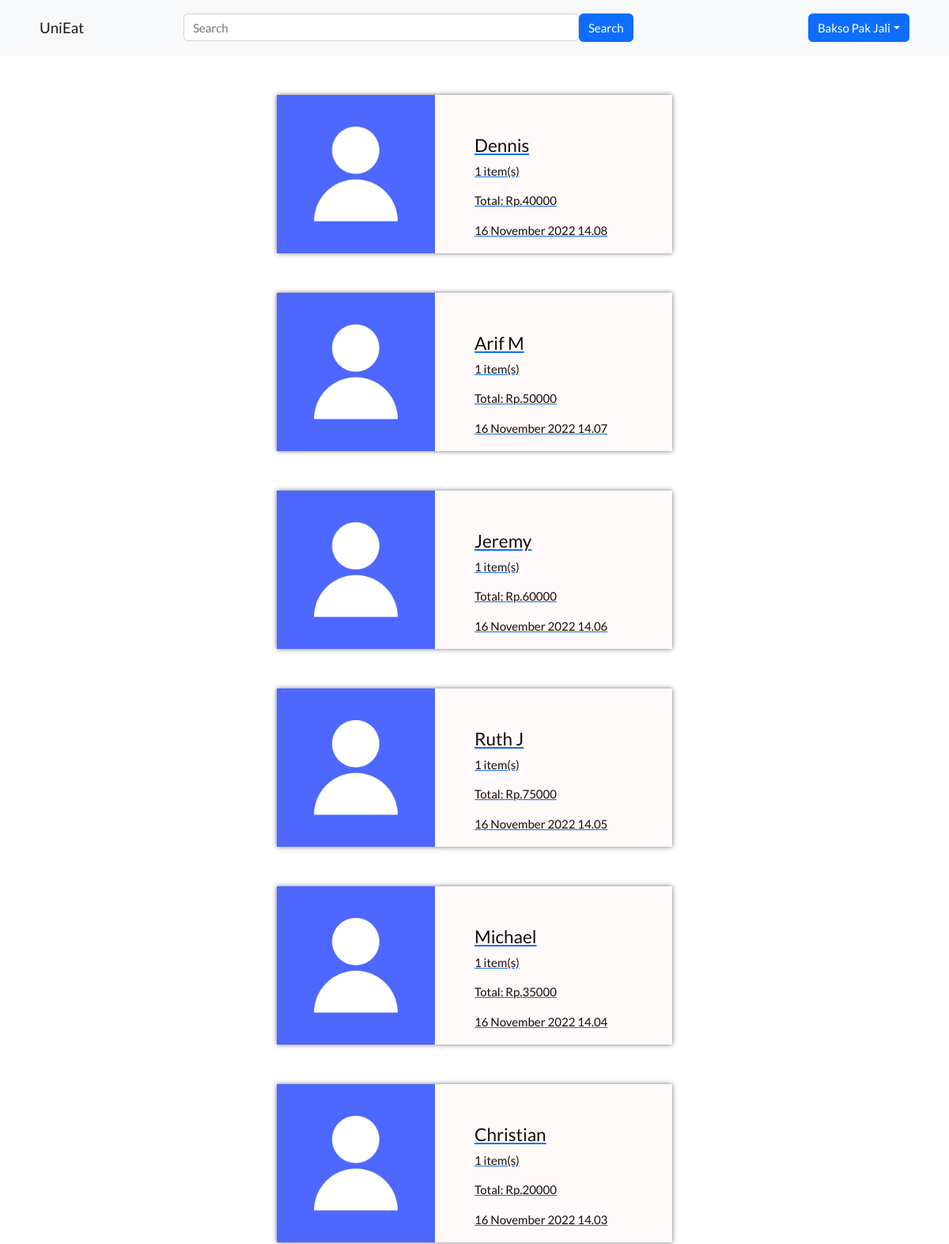
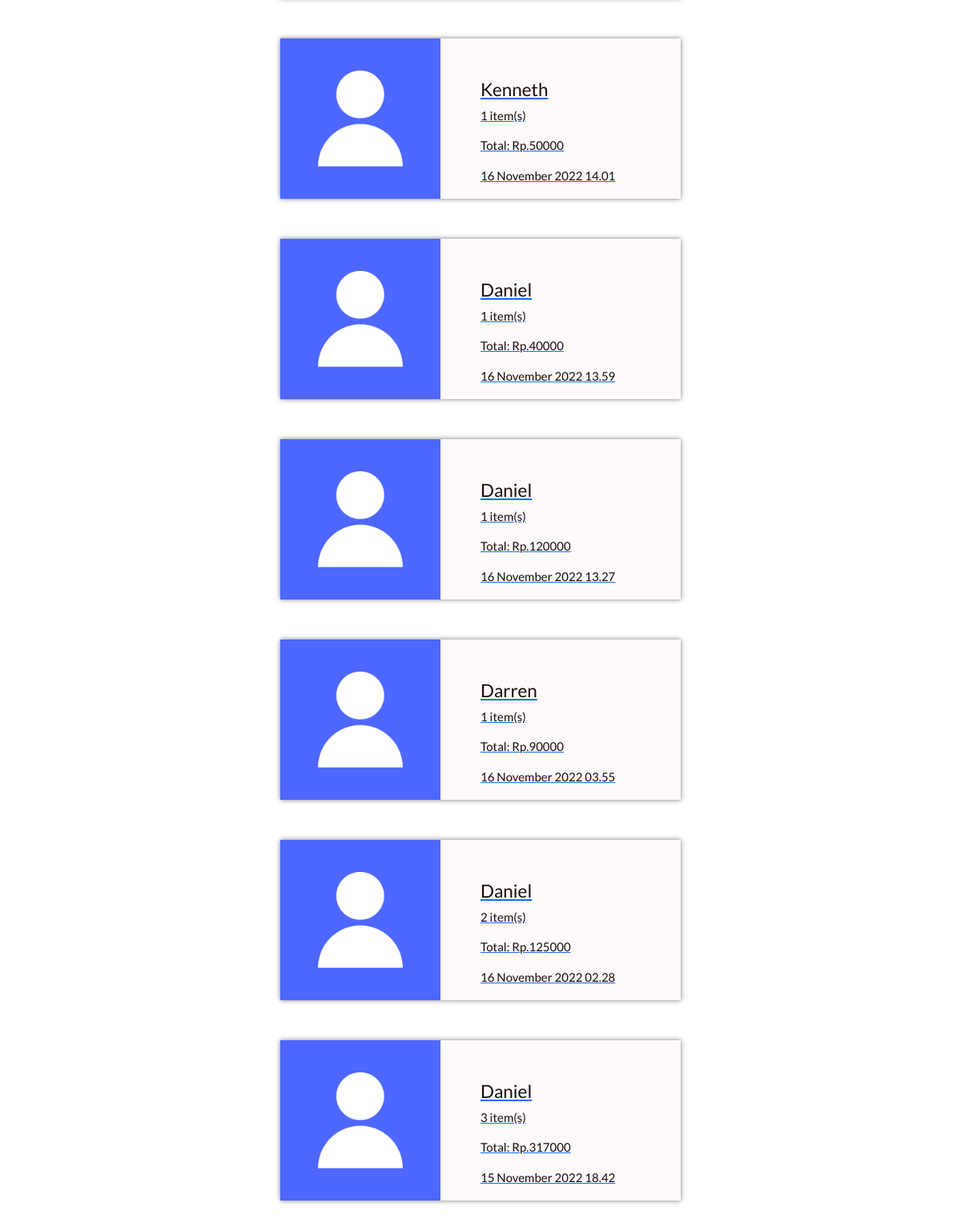
/AMDP3/tenantcompletedorders.php (signed in), run on the app's committed database (2 pictures, top to bottom).
### tables this page shows
CREATE TABLE `orders` (
  `orderID` int(11) NOT NULL,
  `shopID` int(11) DEFAULT NULL,
  `itemID` int(11) DEFAULT NULL,
  `userID` int(11) DEFAULT NULL,
  `itemAmount` int(11) DEFAULT NULL,
  `itemNotes` varchar(255) DEFAULT NULL,
  `orderTimeStamp` timestamp NOT NULL DEFAULT current_timestamp(),
  `userAddress` varchar(255) NOT NULL,
  `totalPrice` int(11) NOT NULL,
  `status` varchar(255) NOT NULL DEFAULT 'uncompleted'
);

CREATE TABLE `users` (
  `userID` int(11) NOT NULL,
  `name` varchar(255) NOT NULL,
  `email` varchar(255) NOT NULL,
  `phoneNumber` varchar(255) NOT NULL,
  `userPassword` varchar(255) NOT NULL,
  `userRole` varchar(15) NOT NULL DEFAULT 'customer',
  `gender` varchar(255) NOT NULL DEFAULT 'Male'
);

### AMDP3/includes/loadcompletedorders.php (the view)
<?php
    include "./connection.php";
    $shopTitle = $_SESSION['name'];
    $query = "SELECT *, SUM(totalPrice) AS orderSum, DATE_FORMAT(orderTimeStamp, '%e %M %Y %H.%i') AS formattedTime, COUNT(*) AS itemCount FROM orders JOIN shop ON orders.shopID = shop.shopID JOIN users ON users.userID = orders.userID WHERE shopTitle='$shopTitle' AND status = 'completed' GROUP BY orderTimeStamp DESC;";
    $result = $connection->query($query);
    while($row = $result->fetch_assoc()){
        $userID = $row['userID'];
        $userName = $row['name'];
        $itemCount = $row['itemCount'];
        $formattedTime = $row['formattedTime'];
        $orderSum = $row['orderSum'];
        $shopID = $row['shopID'];
        $orderTime = $row['orderTimeStamp'];
        echo
        "<a href='./previousorderdetail.php?shopID=$shopID&orderTime=$orderTime&userID=$userID'>
            <div class='shop-card'>
                <img src='./img/user.png'>
                <div class='shop-info'>
                    <h4>$userName</h4>
                    <p>$itemCount item(s)</p>
                    <p>Total: Rp.$orderSum</p>
                    <p>$formattedTime</p>
                </div>
            </div>
        </a>";
    }
?>

### AMDP3/style.css (style rules this page uses)
* { font-family: 'Lato', sans-serif; text-decoration: none; color: #180A0A; font-size: 15px; list-style: none; }
.shop-card img { width: 200px; }
.shop-card { margin-bottom: 50px; background-color: #FFF9F9; height: 200px; width: 500px; box-shadow: 0 0 6px 0px #73777B; display: flex; }
.shop-info { padding-left: 50px; padding-top: 50px; }

### data on the page
orders: userID.name "Dennis", itemCount "1", orderSum "40000", formattedTime "16 November 2022 14.08"
orders: userID.name "Arif M", itemCount "1", orderSum "50000", formattedTime "16 November 2022 14.07"
orders: userID.name "Jeremy", itemCount "1", orderSum "60000", formattedTime "16 November 2022 14.06"
orders: userID.name "Ruth J", itemCount "1", orderSum "75000", formattedTime "16 November 2022 14.05"
orders: userID.name "Michael", itemCount "1", orderSum "35000", formattedTime "16 November 2022 14.04"
orders: userID.name "Christian", itemCount "1", orderSum "20000", formattedTime "16 November 2022 14.03"
orders: userID.name "Kenneth", itemCount "1", orderSum "50000", formattedTime "16 November 2022 14.01"
orders: userID.name "Daniel", itemCount "1", orderSum "40000", formattedTime "16 November 2022 13.59"
orders: userID.name "Daniel", itemCount "1", orderSum "120000", formattedTime "16 November 2022 13.27"
orders: userID.name "Darren", itemCount "1", orderSum "90000", formattedTime "16 November 2022 03.55"
orders: userID.name "Daniel", itemCount "2", orderSum "125000", formattedTime "16 November 2022 02.28"
orders: userID.name "Daniel", itemCount "3", orderSum "317000", formattedTime "15 November 2022 18.42"

### other printed values
$_SESSION['name'] "Bakso Pak Jali"
